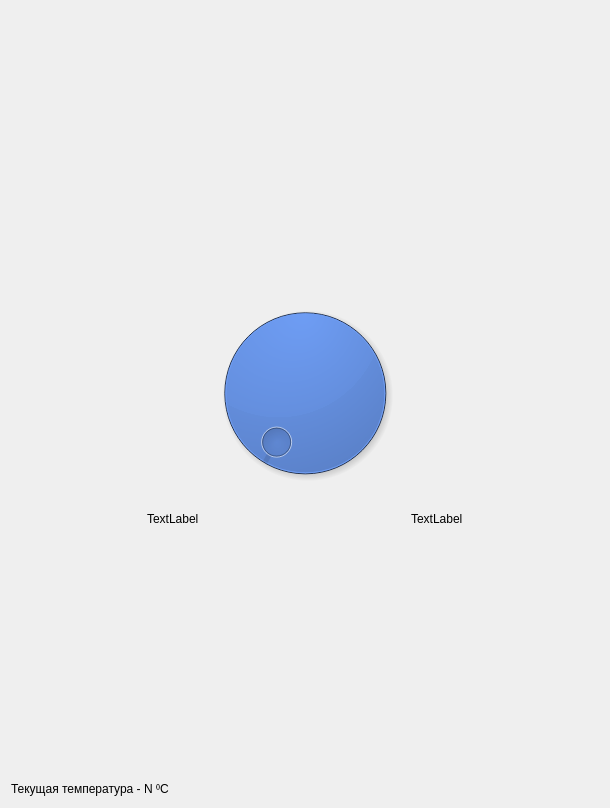
<?xml version="1.0" encoding="UTF-8"?>
<ui version="4.0">
 <class>Form</class>
 <widget class="QWidget" name="Form">
  <property name="geometry">
   <rect>
    <x>0</x>
    <y>0</y>
    <width>610</width>
    <height>808</height>
   </rect>
  </property>
  <property name="sizePolicy">
   <sizepolicy hsizetype="Minimum" vsizetype="Minimum">
    <horstretch>0</horstretch>
    <verstretch>0</verstretch>
   </sizepolicy>
  </property>
  <property name="windowTitle">
   <string>Form</string>
  </property>
  <layout class="QVBoxLayout" name="verticalLayout">
   <item>
    <layout class="QHBoxLayout" name="horizontalLayout_2">
     <item>
      <spacer name="horizontalSpacer">
       <property name="orientation">
        <enum>Qt::Horizontal</enum>
       </property>
       <property name="sizeHint" stdset="0">
        <size>
         <width>40</width>
         <height>20</height>
        </size>
       </property>
      </spacer>
     </item>
     <item>
      <layout class="QVBoxLayout" name="verticalLayout_2">
       <item>
        <spacer name="verticalSpacer_5">
         <property name="orientation">
          <enum>Qt::Vertical</enum>
         </property>
         <property name="sizeHint" stdset="0">
          <size>
           <width>20</width>
           <height>40</height>
          </size>
         </property>
        </spacer>
       </item>
       <item>
        <spacer name="verticalSpacer">
         <property name="orientation">
          <enum>Qt::Vertical</enum>
         </property>
         <property name="sizeType">
          <enum>QSizePolicy::MinimumExpanding</enum>
         </property>
         <property name="sizeHint" stdset="0">
          <size>
           <width>20</width>
           <height>40</height>
          </size>
         </property>
        </spacer>
       </item>
       <item>
        <widget class="QLabel" name="label_2">
         <property name="text">
          <string>TextLabel</string>
         </property>
        </widget>
       </item>
       <item>
        <spacer name="verticalSpacer_2">
         <property name="orientation">
          <enum>Qt::Vertical</enum>
         </property>
         <property name="sizeType">
          <enum>QSizePolicy::Expanding</enum>
         </property>
         <property name="sizeHint" stdset="0">
          <size>
           <width>20</width>
           <height>0</height>
          </size>
         </property>
        </spacer>
       </item>
      </layout>
     </item>
     <item>
      <widget class="QDial" name="dial">
       <property name="sizePolicy">
        <sizepolicy hsizetype="Fixed" vsizetype="Fixed">
         <horstretch>0</horstretch>
         <verstretch>0</verstretch>
        </sizepolicy>
       </property>
       <property name="minimumSize">
        <size>
         <width>200</width>
         <height>0</height>
        </size>
       </property>
       <property name="maximumSize">
        <size>
         <width>16777215</width>
         <height>300</height>
        </size>
       </property>
       <property name="styleSheet">
        <string notr="true">QDial {background: 	#2666DE}
</string>
       </property>
      </widget>
     </item>
     <item>
      <layout class="QVBoxLayout" name="verticalLayout_3">
       <item>
        <spacer name="verticalSpacer_6">
         <property name="orientation">
          <enum>Qt::Vertical</enum>
         </property>
         <property name="sizeHint" stdset="0">
          <size>
           <width>20</width>
           <height>40</height>
          </size>
         </property>
        </spacer>
       </item>
       <item>
        <spacer name="verticalSpacer_3">
         <property name="orientation">
          <enum>Qt::Vertical</enum>
         </property>
         <property name="sizeType">
          <enum>QSizePolicy::MinimumExpanding</enum>
         </property>
         <property name="sizeHint" stdset="0">
          <size>
           <width>20</width>
           <height>40</height>
          </size>
         </property>
        </spacer>
       </item>
       <item>
        <widget class="QLabel" name="label_4">
         <property name="text">
          <string>TextLabel</string>
         </property>
        </widget>
       </item>
       <item>
        <spacer name="verticalSpacer_4">
         <property name="orientation">
          <enum>Qt::Vertical</enum>
         </property>
         <property name="sizeType">
          <enum>QSizePolicy::Expanding</enum>
         </property>
         <property name="sizeHint" stdset="0">
          <size>
           <width>20</width>
           <height>0</height>
          </size>
         </property>
        </spacer>
       </item>
      </layout>
     </item>
     <item>
      <spacer name="horizontalSpacer_2">
       <property name="orientation">
        <enum>Qt::Horizontal</enum>
       </property>
       <property name="sizeHint" stdset="0">
        <size>
         <width>40</width>
         <height>20</height>
        </size>
       </property>
      </spacer>
     </item>
    </layout>
   </item>
   <item>
    <widget class="QLabel" name="label">
     <property name="sizePolicy">
      <sizepolicy hsizetype="Preferred" vsizetype="Maximum">
       <horstretch>0</horstretch>
       <verstretch>0</verstretch>
      </sizepolicy>
     </property>
     <property name="styleSheet">
      <string notr="true">font: 63 14pt &quot;Segoe UI Semibold&quot;;</string>
     </property>
     <property name="text">
      <string>Текущая температура - N ⁰C</string>
     </property>
    </widget>
   </item>
  </layout>
 </widget>
 <resources/>
 <connections/>
</ui>
